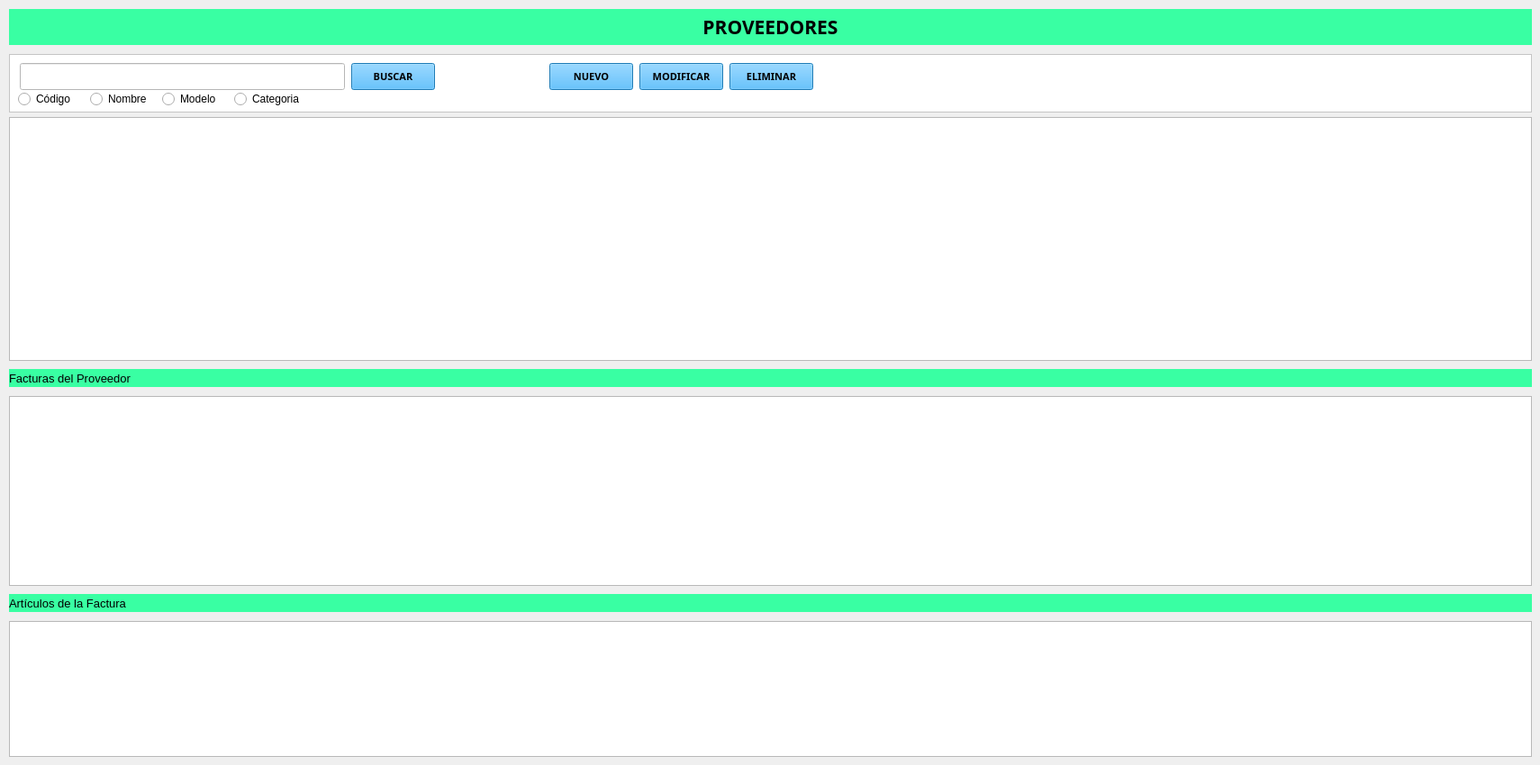
       <widget class="QWidget" name="pgProveedores">
        <widget class="QLabel" name="labelProveedores">
         <property name="geometry">
          <rect>
           <x>10</x>
           <y>10</y>
           <width>1691</width>
           <height>40</height>
          </rect>
         </property>
         <property name="minimumSize">
          <size>
           <width>0</width>
           <height>40</height>
          </size>
         </property>
         <property name="maximumSize">
          <size>
           <width>16777215</width>
           <height>40</height>
          </size>
         </property>
         <property name="font">
          <font>
           <family>Goldman</family>
           <pointsize>16</pointsize>
           <weight>75</weight>
           <bold>true</bold>
          </font>
         </property>
         <property name="styleSheet">
          <string notr="true">QLabel{
background-color:#39ffa3
}</string>
         </property>
         <property name="text">
          <string>PROVEEDORES</string>
         </property>
         <property name="alignment">
          <set>Qt::AlignCenter</set>
         </property>
        </widget>
        <widget class="QFrame" name="frame_cliente_2">
         <property name="geometry">
          <rect>
           <x>10</x>
           <y>60</y>
           <width>1691</width>
           <height>65</height>
          </rect>
         </property>
         <property name="minimumSize">
          <size>
           <width>0</width>
           <height>65</height>
          </size>
         </property>
         <property name="styleSheet">
          <string notr="true">QFrame{
background-color:#ffffff;
}</string>
         </property>
         <property name="frameShape">
          <enum>QFrame::StyledPanel</enum>
         </property>
         <property name="frameShadow">
          <enum>QFrame::Raised</enum>
         </property>
         <widget class="QPushButton" name="bt_BuscarProveedor">
          <property name="geometry">
           <rect>
            <x>380</x>
            <y>10</y>
            <width>93</width>
            <height>30</height>
           </rect>
          </property>
          <property name="minimumSize">
           <size>
            <width>0</width>
            <height>30</height>
           </size>
          </property>
          <property name="font">
           <font>
            <family>Orbitron SemiBold</family>
            <pointsize>8</pointsize>
            <weight>75</weight>
            <bold>true</bold>
           </font>
          </property>
          <property name="styleSheet">
           <string notr="true">QPushButton{
background-color:#2caeff;
}

QPushButton:hover{
background-color:#39ffa3;
}</string>
          </property>
          <property name="text">
           <string>BUSCAR</string>
          </property>
         </widget>
         <widget class="QLineEdit" name="lineEdit_BuscarArticulo_3">
          <property name="geometry">
           <rect>
            <x>12</x>
            <y>10</y>
            <width>361</width>
            <height>30</height>
           </rect>
          </property>
          <property name="minimumSize">
           <size>
            <width>0</width>
            <height>30</height>
           </size>
          </property>
          <property name="palette">
           <palette>
            <active>
             <colorrole role="Button">
              <brush brushstyle="SolidPattern">
               <color alpha="255">
                <red>255</red>
                <green>255</green>
                <blue>255</blue>
               </color>
              </brush>
             </colorrole>
             <colorrole role="Base">
              <brush brushstyle="SolidPattern">
               <color alpha="255">
                <red>255</red>
                <green>255</green>
                <blue>255</blue>
               </color>
              </brush>
             </colorrole>
             <colorrole role="Window">
              <brush brushstyle="SolidPattern">
               <color alpha="255">
                <red>255</red>
                <green>255</green>
                <blue>255</blue>
               </color>
              </brush>
             </colorrole>
            </active>
            <inactive>
             <colorrole role="Button">
              <brush brushstyle="SolidPattern">
               <color alpha="255">
                <red>255</red>
                <green>255</green>
                <blue>255</blue>
               </color>
              </brush>
             </colorrole>
             <colorrole role="Base">
              <brush brushstyle="SolidPattern">
               <color alpha="255">
                <red>255</red>
                <green>255</green>
                <blue>255</blue>
               </color>
              </brush>
             </colorrole>
             <colorrole role="Window">
              <brush brushstyle="SolidPattern">
               <color alpha="255">
                <red>255</red>
                <green>255</green>
                <blue>255</blue>
               </color>
              </brush>
             </colorrole>
            </inactive>
            <disabled>
             <colorrole role="Button">
              <brush brushstyle="SolidPattern">
               <color alpha="255">
                <red>255</red>
                <green>255</green>
                <blue>255</blue>
               </color>
              </brush>
             </colorrole>
             <colorrole role="Base">
              <brush brushstyle="SolidPattern">
               <color alpha="255">
                <red>255</red>
                <green>255</green>
                <blue>255</blue>
               </color>
              </brush>
             </colorrole>
             <colorrole role="Window">
              <brush brushstyle="SolidPattern">
               <color alpha="255">
                <red>255</red>
                <green>255</green>
                <blue>255</blue>
               </color>
              </brush>
             </colorrole>
            </disabled>
           </palette>
          </property>
          <property name="styleSheet">
           <string notr="true">QLineEdit{
background-color:#ffffff;
}</string>
          </property>
         </widget>
         <widget class="QPushButton" name="bt_NuevoProveedor">
          <property name="geometry">
           <rect>
            <x>600</x>
            <y>10</y>
            <width>93</width>
            <height>30</height>
           </rect>
          </property>
          <property name="minimumSize">
           <size>
            <width>0</width>
            <height>30</height>
           </size>
          </property>
          <property name="font">
           <font>
            <family>Orbitron SemiBold</family>
            <pointsize>8</pointsize>
            <weight>75</weight>
            <bold>true</bold>
           </font>
          </property>
          <property name="styleSheet">
           <string notr="true">QPushButton{
background-color:#2caeff;
}

QPushButton:hover{
background-color:#39ffa3;
}</string>
          </property>
          <property name="text">
           <string>NUEVO</string>
          </property>
         </widget>
         <widget class="QPushButton" name="bt_ModificarProveedor">
          <property name="geometry">
           <rect>
            <x>700</x>
            <y>10</y>
            <width>93</width>
            <height>30</height>
           </rect>
          </property>
          <property name="minimumSize">
           <size>
            <width>0</width>
            <height>30</height>
           </size>
          </property>
          <property name="font">
           <font>
            <family>Orbitron SemiBold</family>
            <pointsize>8</pointsize>
            <weight>75</weight>
            <bold>true</bold>
           </font>
          </property>
          <property name="styleSheet">
           <string notr="true">QPushButton{
background-color:#2caeff;
}

QPushButton:hover{
background-color:#39ffa3;
}</string>
          </property>
          <property name="text">
           <string>MODIFICAR</string>
          </property>
         </widget>
         <widget class="QPushButton" name="bt_EliminarProveedor">
          <property name="geometry">
           <rect>
            <x>800</x>
            <y>10</y>
            <width>93</width>
            <height>30</height>
           </rect>
          </property>
          <property name="minimumSize">
           <size>
            <width>0</width>
            <height>30</height>
           </size>
          </property>
          <property name="font">
           <font>
            <family>Orbitron SemiBold</family>
            <pointsize>8</pointsize>
            <weight>75</weight>
            <bold>true</bold>
           </font>
          </property>
          <property name="styleSheet">
           <string notr="true">QPushButton{
background-color:#2caeff;
}

QPushButton:hover{
background-color:#39ffa3;
}</string>
          </property>
          <property name="text">
           <string>ELIMINAR</string>
          </property>
         </widget>
         <widget class="QRadioButton" name="radioButton_ModeloProveedor">
          <property name="geometry">
           <rect>
            <x>170</x>
            <y>40</y>
            <width>95</width>
            <height>20</height>
           </rect>
          </property>
          <property name="styleSheet">
           <string notr="true">QRadioButton{
background-color:#ffffff
}</string>
          </property>
          <property name="text">
           <string>Modelo</string>
          </property>
         </widget>
         <widget class="QRadioButton" name="radioButton_NombreProveedor">
          <property name="geometry">
           <rect>
            <x>90</x>
            <y>40</y>
            <width>71</width>
            <height>20</height>
           </rect>
          </property>
          <property name="styleSheet">
           <string notr="true">QRadioButton{
background-color:#ffffff
}</string>
          </property>
          <property name="text">
           <string>Nombre</string>
          </property>
         </widget>
         <widget class="QRadioButton" name="radioButton_CodProveedor">
          <property name="geometry">
           <rect>
            <x>10</x>
            <y>40</y>
            <width>71</width>
            <height>20</height>
           </rect>
          </property>
          <property name="styleSheet">
           <string notr="true">QRadioButton{
background-color:#ffffff
}</string>
          </property>
          <property name="text">
           <string>Código</string>
          </property>
         </widget>
         <widget class="QRadioButton" name="radioButton_CategoriaProveedor_2">
          <property name="geometry">
           <rect>
            <x>250</x>
            <y>40</y>
            <width>95</width>
            <height>20</height>
           </rect>
          </property>
          <property name="styleSheet">
           <string notr="true">QRadioButton{
background-color:#ffffff
}</string>
          </property>
          <property name="text">
           <string>Categoria</string>
          </property>
         </widget>
        </widget>
        <widget class="QLabel" name="label_articulosProveedor">
         <property name="geometry">
          <rect>
           <x>10</x>
           <y>660</y>
           <width>1691</width>
           <height>20</height>
          </rect>
         </property>
         <property name="font">
          <font>
           <pointsize>10</pointsize>
           <weight>50</weight>
           <bold>false</bold>
          </font>
         </property>
         <property name="styleSheet">
          <string notr="true">QLabel{
background-color:#39ffa3
}</string>
         </property>
         <property name="text">
          <string>Artículos de la Factura</string>
         </property>
        </widget>
        <widget class="QTableWidget" name="tablaProveedores">
         <property name="geometry">
          <rect>
           <x>10</x>
           <y>130</y>
           <width>1691</width>
           <height>271</height>
          </rect>
         </property>
        </widget>
        <widget class="QTableWidget" name="tablaFacturasProveedor">
         <property name="geometry">
          <rect>
           <x>10</x>
           <y>440</y>
           <width>1691</width>
           <height>211</height>
          </rect>
         </property>
        </widget>
        <widget class="QTableWidget" name="tablaArticulosFacturaProveedor">
         <property name="geometry">
          <rect>
           <x>10</x>
           <y>690</y>
           <width>1691</width>
           <height>151</height>
          </rect>
         </property>
        </widget>
        <widget class="QLabel" name="label_FacturasProveedor">
         <property name="geometry">
          <rect>
           <x>10</x>
           <y>410</y>
           <width>1691</width>
           <height>20</height>
          </rect>
         </property>
         <property name="font">
          <font>
           <pointsize>10</pointsize>
           <weight>50</weight>
           <bold>false</bold>
          </font>
         </property>
         <property name="styleSheet">
          <string notr="true">QLabel{
background-color:#39ffa3
}</string>
         </property>
         <property name="text">
          <string>Facturas del Proveedor</string>
         </property>
        </widget>
       </widget>
